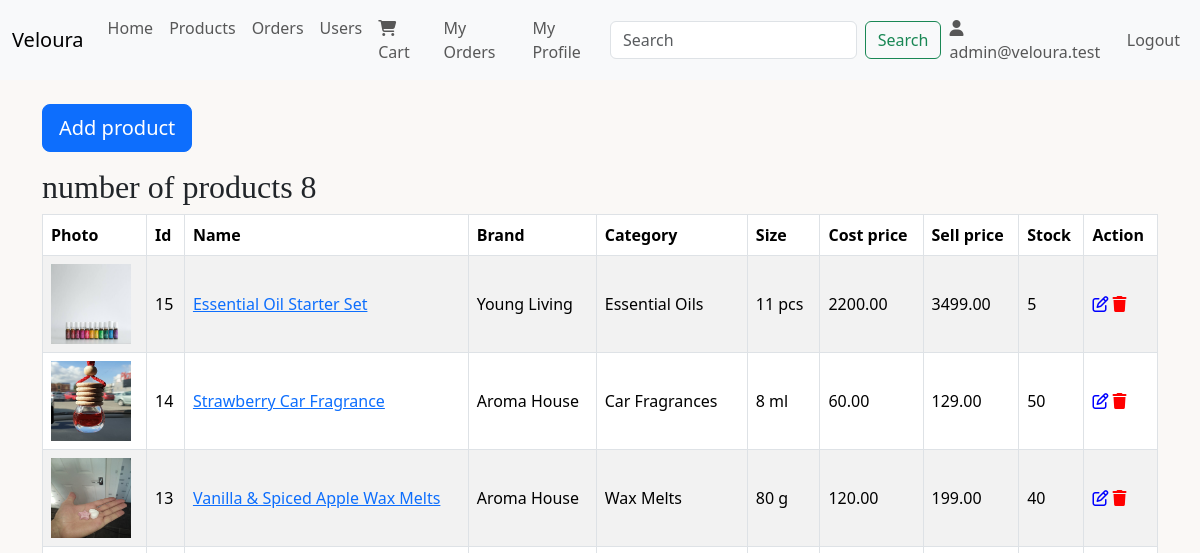
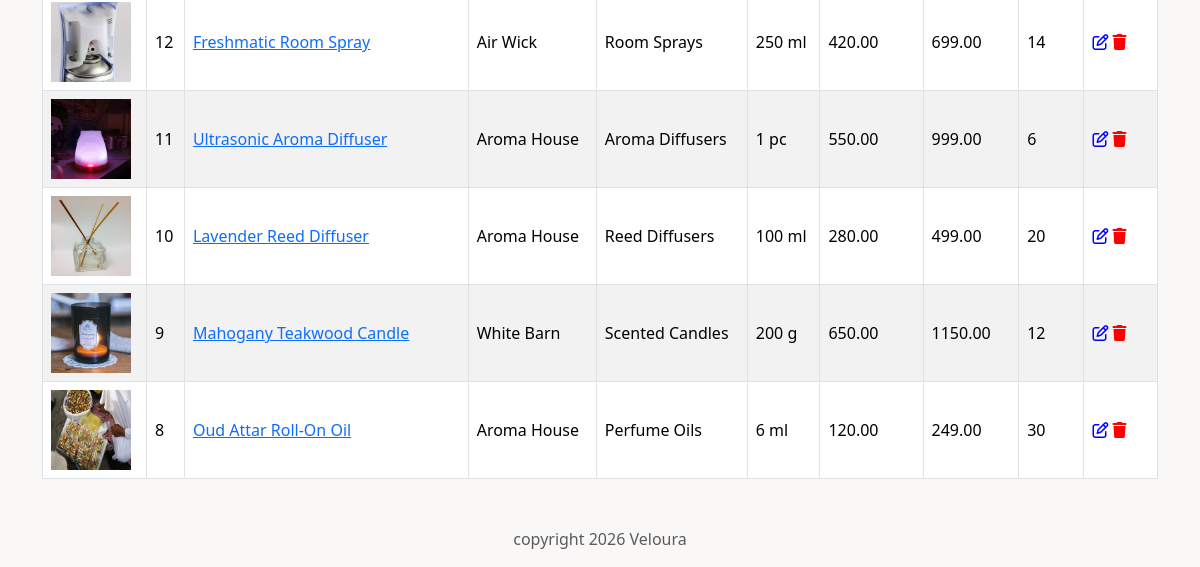
Page /product/index.php (signed in) on the earlier database version (2 pictures, top to bottom).
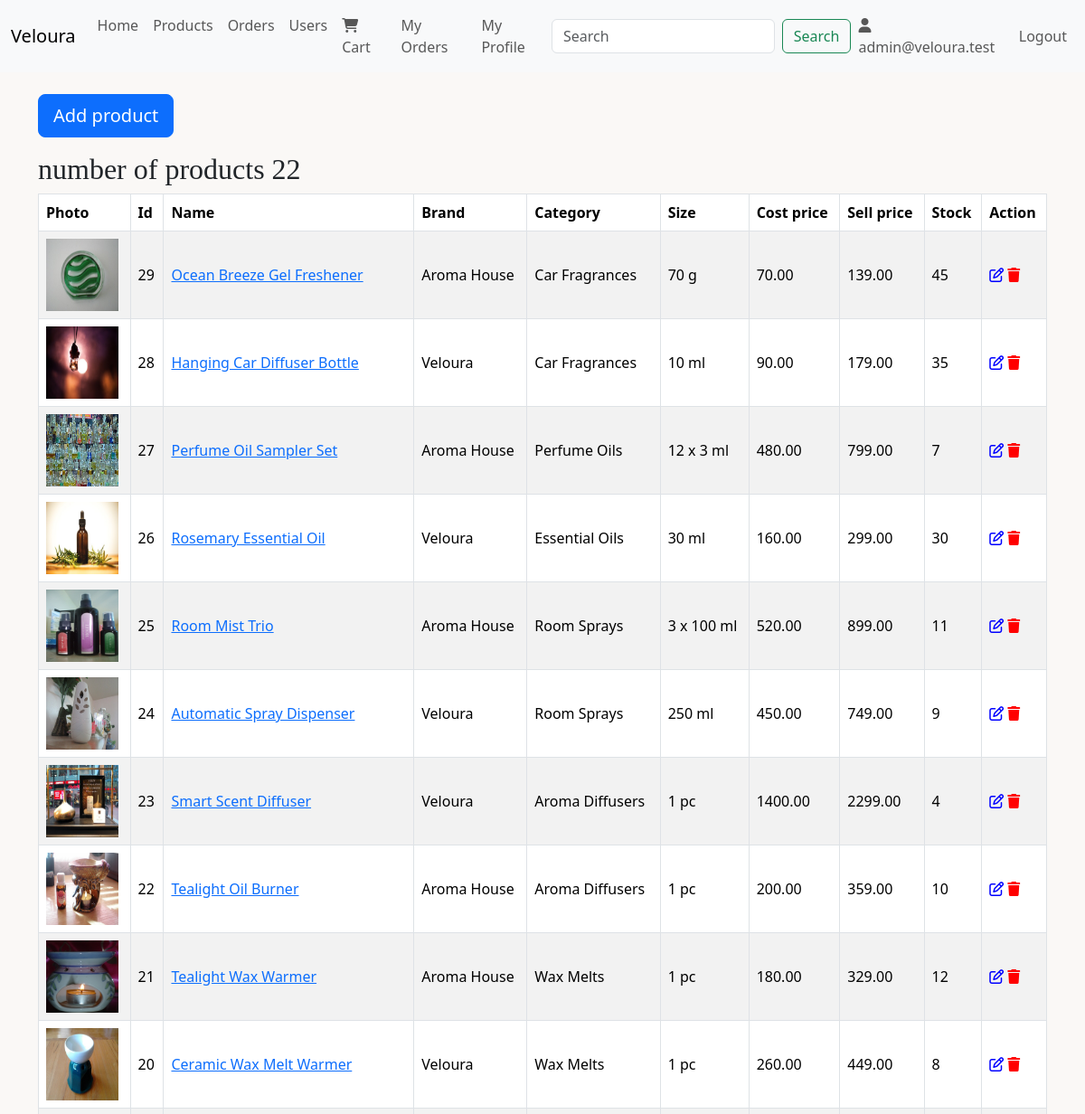
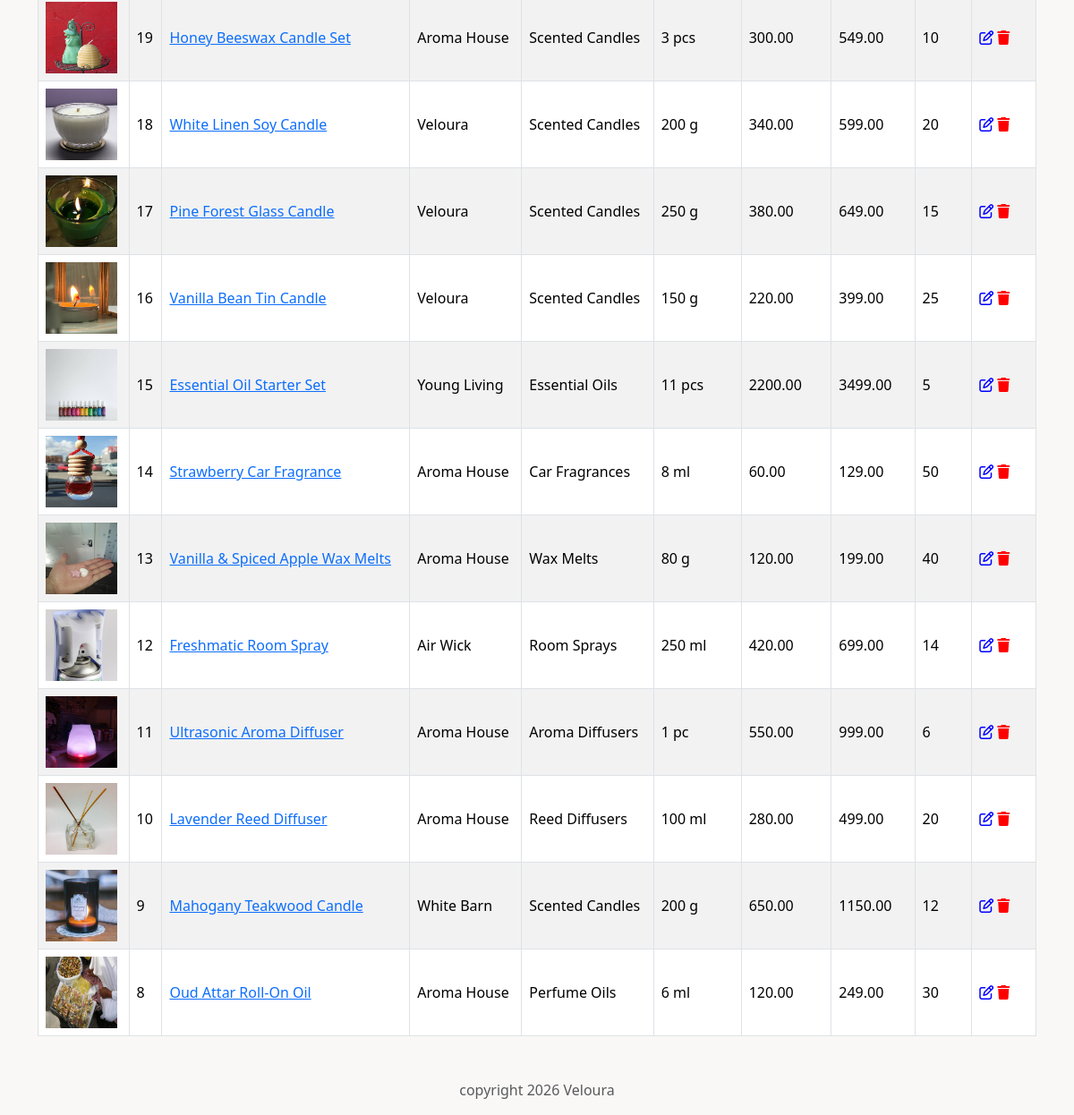
Same page on the later database version (2 pictures, top to bottom).
### tables this page shows
CREATE TABLE product (
    product_id INT PRIMARY KEY NOT NULL AUTO_INCREMENT,
    category_id INT NOT NULL,
    name VARCHAR(100) NOT NULL,
    brand VARCHAR(100) NOT NULL,
    size VARCHAR(30) NOT NULL,
    description VARCHAR(255) NOT NULL,
    cost_price DECIMAL(10,2) NOT NULL,
    sell_price DECIMAL(10,2) NOT NULL,
    img_path VARCHAR(255) NOT NULL,
    FOREIGN KEY (category_id) REFERENCES category (category_id)
);

CREATE TABLE category (
    category_id INT PRIMARY KEY NOT NULL AUTO_INCREMENT,
    name VARCHAR(50) NOT NULL UNIQUE
);

CREATE TABLE stock (
    product_id INT PRIMARY KEY NOT NULL,
    quantity INT NOT NULL DEFAULT 0,
    FOREIGN KEY (product_id) REFERENCES product (product_id)
);

### product/index.php (the view, shortened to what this page needs)
<?php
include('../includes/config.php');
include('../includes/header.php');
$sql = "SELECT p.product_id, p.name, p.brand, p.size, p.img_path, p.cost_price, p.sell_price, c.name AS category, s.quantity
        FROM product p INNER JOIN category c USING (category_id) INNER JOIN stock s USING (product_id)
        ORDER BY p.product_id DESC";
$result = mysqli_query($conn, $sql);
$itemCount = mysqli_num_rows($result);
?>
<div class="container mt-4">
    <a href="create.php" class="btn btn-primary btn-lg" role="button">Add product</a>
    <h2 class="mt-3">number of products <?= $itemCount ?></h2>
    <table class="table table-striped table-bordered align-middle">
        <thead>
            <tr>
                <th>Photo</th>
                <th>Id</th>
                <th>Name</th>
                <th>Brand</th>
                <th>Category</th>
                <th>Size</th>
                <th>Cost price</th>
                <th>Sell price</th>
                <th>Stock</th>
                <th>Action</th>
            </tr>
        </thead>
        <tbody>
            <?php
            while ($row = mysqli_fetch_assoc($result)) {
                echo "<tr>";
                echo "<td><img src='{$row['img_path']}' width='80' height='80' /></td>";
                echo "<td>{$row['product_id']}</td>";
                echo "<td><a href='view.php?id={$row['product_id']}'>{$row['name']}</a></td>";
                echo "<td>{$row['brand']}</td>";
                echo "<td>{$row['category']}</td>";
                echo "<td>{$row['size']}</td>";
                echo "<td>{$row['cost_price']}</td>";
                echo "<td>{$row['sell_price']}</td>";
                echo "<td>{$row['quantity']}</td>";
                echo "<td><a href='edit.php?id={$row['product_id']}'><i class='fa-regular fa-pen-to-square' style='color: blue'></i></a>
                    <a href='delete.php?id={$row['product_id']}'><i class='fa-solid fa-trash' style='color: red'></i></a></td>";
                echo "</tr>";
            }
            ?>
        </tbody>
    </table>
</div>
<?php
include('../includes/footer.php');
?>

Differences in the rows shown:
added product: img_path (picture), product_id "29", name "Ocean Breeze Gel Freshener", brand "Aroma House", category.name "Car Fragrances", size "70 g", cost_price "70.00", sell_price "139.00", stock.quantity "45"
added product: img_path (picture), product_id "28", name "Hanging Car Diffuser Bottle", brand "Veloura", category.name "Car Fragrances", size "10 ml", cost_price "90.00", sell_price "179.00", stock.quantity "35"
added product: img_path (picture), product_id "27", name "Perfume Oil Sampler Set", brand "Aroma House", category.name "Perfume Oils", size "12 x 3 ml", cost_price "480.00", sell_price "799.00", stock.quantity "7"
added product: img_path (picture), product_id "26", name "Rosemary Essential Oil", brand "Veloura", category.name "Essential Oils", size "30 ml", cost_price "160.00", sell_price "299.00", stock.quantity "30"
added product: img_path (picture), product_id "25", name "Room Mist Trio", brand "Aroma House", category.name "Room Sprays", size "3 x 100 ml", cost_price "520.00", sell_price "899.00", stock.quantity "11"
added product: img_path (picture), product_id "24", name "Automatic Spray Dispenser", brand "Veloura", category.name "Room Sprays", size "250 ml", cost_price "450.00", sell_price "749.00", stock.quantity "9"
added product: img_path (picture), product_id "23", name "Smart Scent Diffuser", brand "Veloura", category.name "Aroma Diffusers", size "1 pc", cost_price "1400.00", sell_price "2299.00", stock.quantity "4"
added product: img_path (picture), product_id "22", name "Tealight Oil Burner", brand "Aroma House", category.name "Aroma Diffusers", size "1 pc", cost_price "200.00", sell_price "359.00", stock.quantity "10"
added product: img_path (picture), product_id "21", name "Tealight Wax Warmer", brand "Aroma House", category.name "Wax Melts", size "1 pc", cost_price "180.00", sell_price "329.00", stock.quantity "12"
added product: img_path (picture), product_id "20", name "Ceramic Wax Melt Warmer", brand "Veloura", category.name "Wax Melts", size "1 pc", cost_price "260.00", sell_price "449.00", stock.quantity "8"
added product: img_path (picture), product_id "19", name "Honey Beeswax Candle Set", brand "Aroma House", category.name "Scented Candles", size "3 pcs", cost_price "300.00", sell_price "549.00", stock.quantity "10"
added product: img_path (picture), product_id "18", name "White Linen Soy Candle", brand "Veloura", category.name "Scented Candles", size "200 g", cost_price "340.00", sell_price "599.00", stock.quantity "20"
added product: img_path (picture), product_id "17", name "Pine Forest Glass Candle", brand "Veloura", category.name "Scented Candles", size "250 g", cost_price "380.00", sell_price "649.00", stock.quantity "15"
added product: img_path (picture), product_id "16", name "Vanilla Bean Tin Candle", brand "Veloura", category.name "Scented Candles", size "150 g", cost_price "220.00", sell_price "399.00", stock.quantity "25"
Other differences:
$itemCount: "8" → "22"
